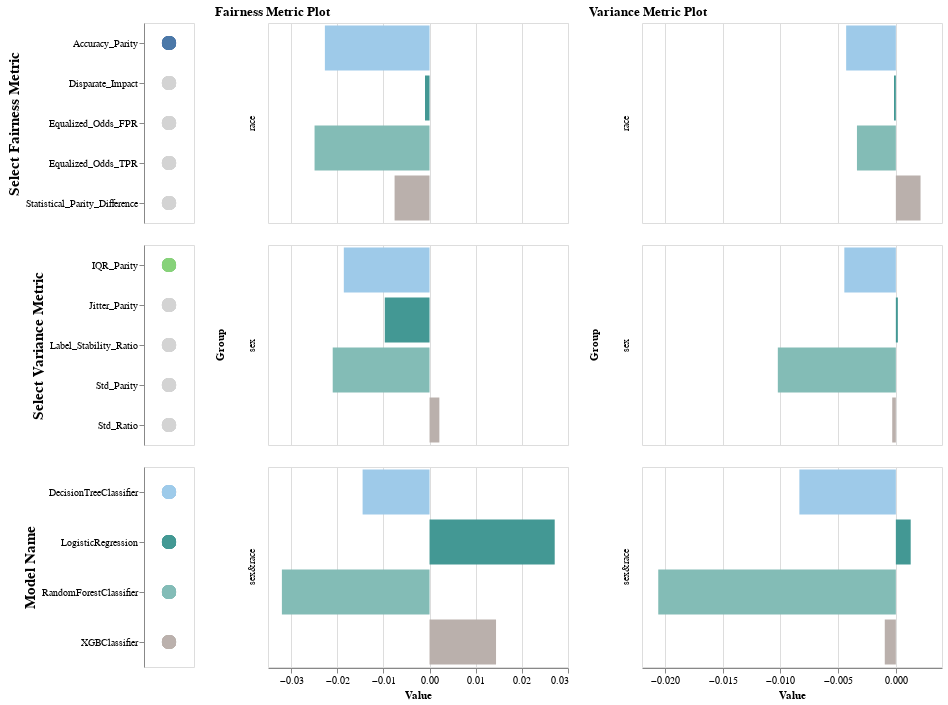

The code cell stored with this chart in its notebook:
### Markdown cell above
Below is an example of an interactive plot. It requires that you run the below cell in Jupyter in the browser or EDAs, which support JavaScript displaying.

You can use this plot to compare any pair of group fairness and stability metrics for all models.

### Code cell
visualizer.create_fairness_variance_interactive_bar_chart()

### Figure 1 — Vega-Lite specification as saved in the notebook (floating-point values rounded to 4 significant figures)
{"config": {"view": {"continuousWidth": 400, "continuousHeight": 300}}, "hconcat": [{"vconcat": [{"data": {"name": "data-b2a54f6b996c4365a97c9aa7f3d8f609"}, "mark": {"type": "circle", "size": 200}, "encoding": {"color": {"condition": {"field": "Metric", "legend": null, "scale": {"scheme": "tableau20"}, "type": "nominal", "selection": "selector001"}, "value": "lightgray"}, "y": {"axis": {"title": "Select Fairness Metric", "titleFontSize": 15}, "field": "Metric", "type": "nominal"}}, "height": 200, "selection": {"selector001": {"type": "single", "fields": ["Metric"], "init": {"Metric": "Accuracy_Parity"}, "empty": "none"}}, "width": 50}, {"data": {"name": "data-80968d3e4233050c4939240d05f40153"}, "mark": {"type": "circle", "size": 200}, "encoding": {"color": {"condition": {"field": "Metric", "legend": null, "scale": {"scheme": "tableau20"}, "type": "nominal", "selection": "selector002"}, "value": "lightgray"}, "y": {"axis": {"title": "Select Variance Metric", "titleFontSize": 15}, "field": "Metric", "type": "nominal"}}, "height": 200, "selection": {"selector002": {"type": "single", "fields": ["Metric"], "init": {"Metric": "IQR_Parity"}, "empty": "none"}}, "width": 50}, {"data": {"name": "data-b2a54f6b996c4365a97c9aa7f3d8f609"}, "mark": {"type": "circle", "size": 200}, "encoding": {"color": {"field": "Model_Name", "scale": {"scheme": "tableau20"}, "type": "nominal"}, "y": {"axis": {"title": "Model Name", "titleFontSize": 15}, "field": "Model_Name", "type": "nominal"}}, "height": 200, "width": 50}]}, {"data": {"name": "data-b2a54f6b996c4365a97c9aa7f3d8f609"}, "mark": "bar", "encoding": {"color": {"field": "Model_Name", "scale": {"scheme": "tableau20"}, "type": "nominal"}, "row": {"field": "Subgroup", "title": "Group", "type": "nominal"}, "x": {"field": "Value", "type": "quantitative"}, "y": {"axis": null, "field": "Model_Name", "type": "nominal"}}, "height": 200, "title": "Fairness Metric Plot", "transform": [{"filter": {"selection": "selector001"}}], "width": 300}, {"data": {"name": "data-80968d3e4233050c4939240d05f40153"}, "mark": "bar", "encoding": {"color": {"field": "Model_Name", "scale": {"scheme": "tableau20"}, "type": "nominal"}, "row": {"field": "Subgroup", "title": "Group", "type": "nominal"}, "x": {"field": "Value", "type": "quantitative"}, "y": {"axis": null, "field": "Model_Name", "type": "nominal"}}, "height": 200, "title": "Variance Metric Plot", "transform": [{"filter": {"selection": "selector002"}}], "width": 300}], "$schema": "https://vega.github.io/schema/vega-lite/v4.17.0.json", "datasets": {"data-b2a54f6b996c4365a97c9aa7f3d8f609": [{"Metric": "Equalized_Odds_TPR", "Model_Name": "DecisionTreeClassifier", "Subgroup": "sex", "Value": 0.09556}, {"Metric": "Equalized_Odds_FPR", "Model_Name": "DecisionTreeClassifier", "Subgroup": "sex", "Value": 0.09687}, {"Metric": "Disparate_Impact", "Model_Name": "DecisionTreeClassifier", "Subgroup": "sex", "Value": 1.021}, {"Metric": "Statistical_Parity_Difference", "Model_Name": "DecisionTreeClassifier", "Subgroup": "sex", "Value": 0.02303}, {"Metric": "Accuracy_Parity", "Model_Name": "DecisionTreeClassifier", "Subgroup": "sex", "Value": -0.01857}, {"Metric": "Equalized_Odds_TPR", "Model_Name": "LogisticRegression", "Subgroup": "sex", "Value": 0.1715}, {"Metric": "Equalized_Odds_FPR", "Model_Name": "LogisticRegression", "Subgroup": "sex", "Value": 0.09947}, {"Metric": "Disparate_Impact", "Model_Name": "LogisticRegression", "Subgroup": "sex", "Value": 1.187}, {"Metric": "Statistical_Parity_Difference", "Model_Name": "LogisticRegression", "Subgroup": "sex", "Value": 0.1544}, {"Metric": "Accuracy_Parity", "Model_Name": "LogisticRegression", "Subgroup": "sex", "Value": -0.009695}, {"Metric": "Equalized_Odds_TPR", "Model_Name": "RandomForestClassifier", "Subgroup": "sex", "Value": 0.08525}, {"Metric": "Equalized_Odds_FPR", "Model_Name": "RandomForestClassifier", "Subgroup": "sex", "Value": 0.07474}, {"Metric": "Disparate_Impact", "Model_Name": "RandomForestClassifier", "Subgroup": "sex", "Value": 1.031}, {"Metric": "Statistical_Parity_Difference", "Model_Name": "RandomForestClassifier", "Subgroup": "sex", "Value": 0.0301}, {"Metric": "Accuracy_Parity", "Model_Name": "RandomForestClassifier", "Subgroup": "sex", "Value": -0.02098}, {"Metric": "Equalized_Odds_TPR", "Model_Name": "XGBClassifier", "Subgroup": "sex", "Value": 0.1602}, {"Metric": "Equalized_Odds_FPR", "Model_Name": "XGBClassifier", "Subgroup": "sex", "Value": 0.07953}, {"Metric": "Disparate_Impact", "Model_Name": "XGBClassifier", "Subgroup": "sex", "Value": 1.126}, {"Metric": "Statistical_Parity_Difference", "Model_Name": "XGBClassifier", "Subgroup": "sex", "Value": 0.113}, {"Metric": "Accuracy_Parity", "Model_Name": "XGBClassifier", "Subgroup": "sex", "Value": 0.002128}, {"Metric": "Equalized_Odds_TPR", "Model_Name": "DecisionTreeClassifier", "Subgroup": "race", "Value": 0.1526}, {"Metric": "Equalized_Odds_FPR", "Model_Name": "DecisionTreeClassifier", "Subgroup": "race", "Value": 0.1585}, {"Metric": "Disparate_Impact", "Model_Name": "DecisionTreeClassifier", "Subgroup": "race", "Value": 1.088}, {"Metric": "Statistical_Parity_Difference", "Model_Name": "DecisionTreeClassifier", "Subgroup": "race", "Value": 0.09401}, {"Metric": "Accuracy_Parity", "Model_Name": "DecisionTreeClassifier", "Subgroup": "race", "Value": -0.02268}, {"Metric": "Equalized_Odds_TPR", "Model_Name": "LogisticRegression", "Subgroup": "race", "Value": 0.2597}, {"Metric": "Equalized_Odds_FPR", "Model_Name": "LogisticRegression", "Subgroup": "race", "Value": 0.1545}, {"Metric": "Disparate_Impact", "Model_Name": "LogisticRegression", "Subgroup": "race", "Value": 1.331}, {"Metric": "Statistical_Parity_Difference", "Model_Name": "LogisticRegression", "Subgroup": "race", "Value": 0.2581}, {"Metric": "Accuracy_Parity", "Model_Name": "LogisticRegression", "Subgroup": "race", "Value": -0.000982}, {"Metric": "Equalized_Odds_TPR", "Model_Name": "RandomForestClassifier", "Subgroup": "race", "Value": 0.1455}, {"Metric": "Equalized_Odds_FPR", "Model_Name": "RandomForestClassifier", "Subgroup": "race", "Value": 0.1294}, {"Metric": "Disparate_Impact", "Model_Name": "RandomForestClassifier", "Subgroup": "race", "Value": 1.12}, {"Metric": "Statistical_Parity_Difference", "Model_Name": "RandomForestClassifier", "Subgroup": "race", "Value": 0.1116}, {"Metric": "Accuracy_Parity", "Model_Name": "RandomForestClassifier", "Subgroup": "race", "Value": -0.02491}, {"Metric": "Equalized_Odds_TPR", "Model_Name": "XGBClassifier", "Subgroup": "race", "Value": 0.1555}, {"Metric": "Equalized_Odds_FPR", "Model_Name": "XGBClassifier", "Subgroup": "race", "Value": 0.1019}, {"Metric": "Disparate_Impact", "Model_Name": "XGBClassifier", "Subgroup": "race", "Value": 1.088}, {"Metric": "Statistical_Parity_Difference", "Model_Name": "XGBClassifier", "Subgroup": "race", "Value": 0.08192}, {"Metric": "Accuracy_Parity", "Model_Name": "XGBClassifier", "Subgroup": "race", "Value": -0.007574}, {"Metric": "Equalized_Odds_TPR", "Model_Name": "DecisionTreeClassifier", "Subgroup": "sex&race", "Value": 0.258}, {"Metric": "Equalized_Odds_FPR", "Model_Name": "DecisionTreeClassifier", "Subgroup": "sex&race", "Value": 0.2166}, {"Metric": "Disparate_Impact", "Model_Name": "DecisionTreeClassifier", "Subgroup": "sex&race", "Value": 1.22}, {"Metric": "Statistical_Parity_Difference", "Model_Name": "DecisionTreeClassifier", "Subgroup": "sex&race", "Value": 0.2072}, {"Metric": "Accuracy_Parity", "Model_Name": "DecisionTreeClassifier", "Subgroup": "sex&race", "Value": -0.0145}, {"Metric": "Equalized_Odds_TPR", "Model_Name": "LogisticRegression", "Subgroup": "sex&race", "Value": 0.4214}, {"Metric": "Equalized_Odds_FPR", "Model_Name": "LogisticRegression", "Subgroup": "sex&race", "Value": 0.2053}, {"Metric": "Disparate_Impact", "Model_Name": "LogisticRegression", "Subgroup": "sex&race", "Value": 1.688}, {"Metric": "Statistical_Parity_Difference", "Model_Name": "LogisticRegression", "Subgroup": "sex&race", "Value": 0.4248}, {"Metric": "Accuracy_Parity", "Model_Name": "LogisticRegression", "Subgroup": "sex&race", "Value": 0.02712}, {"Metric": "Equalized_Odds_TPR", "Model_Name": "RandomForestClassifier", "Subgroup": "sex&race", "Value": 0.1891}, {"Metric": "Equalized_Odds_FPR", "Model_Name": "RandomForestClassifier", "Subgroup": "sex&race", "Value": 0.1713}, {"Metric": "Disparate_Impact", "Model_Name": "RandomForestClassifier", "Subgroup": "sex&race", "Value": 1.175}, {"Metric": "Statistical_Parity_Difference", "Model_Name": "RandomForestClassifier", "Subgroup": "sex&race", "Value": 0.1547}, {"Metric": "Accuracy_Parity", "Model_Name": "RandomForestClassifier", "Subgroup": "sex&race", "Value": -0.03199}, {"Metric": "Equalized_Odds_TPR", "Model_Name": "XGBClassifier", "Subgroup": "sex&race", "Value": 0.2979}, {"Metric": "Equalized_Odds_FPR", "Model_Name": "XGBClassifier", "Subgroup": "sex&race", "Value": 0.1514}, {"Metric": "Disparate_Impact", "Model_Name": "XGBClassifier", "Subgroup": "sex&race", "Value": 1.306}, {"Metric": "Statistical_Parity_Difference", "Model_Name": "XGBClassifier", "Subgroup": "sex&race", "Value": 0.2383}, {"Metric": "Accuracy_Parity", "Model_Name": "XGBClassifier", "Subgroup": "sex&race", "Value": 0.01441}], "data-80968d3e4233050c4939240d05f40153": [{"Metric": "Label_Stability_Ratio", "Model_Name": "DecisionTreeClassifier", "Subgroup": "sex", "Value": 1.056}, {"Metric": "IQR_Parity", "Model_Name": "DecisionTreeClassifier", "Subgroup": "sex", "Value": -0.004465}, {"Metric": "Std_Parity", "Model_Name": "DecisionTreeClassifier", "Subgroup": "sex", "Value": -0.004714}, {"Metric": "Std_Ratio", "Model_Name": "DecisionTreeClassifier", "Subgroup": "sex", "Value": 0.9393}, {"Metric": "Jitter_Parity", "Model_Name": "DecisionTreeClassifier", "Subgroup": "sex", "Value": -0.02338}, {"Metric": "Label_Stability_Ratio", "Model_Name": "LogisticRegression", "Subgroup": "sex", "Value": 1.032}, {"Metric": "IQR_Parity", "Model_Name": "LogisticRegression", "Subgroup": "sex", "Value": 0.0001736}, {"Metric": "Std_Parity", "Model_Name": "LogisticRegression", "Subgroup": "sex", "Value": 0.0003719}, {"Metric": "Std_Ratio", "Model_Name": "LogisticRegression", "Subgroup": "sex", "Value": 1.017}, {"Metric": "Jitter_Parity", "Model_Name": "LogisticRegression", "Subgroup": "sex", "Value": -0.01976}, {"Metric": "Label_Stability_Ratio", "Model_Name": "RandomForestClassifier", "Subgroup": "sex", "Value": 1.07}, {"Metric": "IQR_Parity", "Model_Name": "RandomForestClassifier", "Subgroup": "sex", "Value": -0.01023}, {"Metric": "Std_Parity", "Model_Name": "RandomForestClassifier", "Subgroup": "sex", "Value": -0.007499}, {"Metric": "Std_Ratio", "Model_Name": "RandomForestClassifier", "Subgroup": "sex", "Value": 0.8993}, {"Metric": "Jitter_Parity", "Model_Name": "RandomForestClassifier", "Subgroup": "sex", "Value": -0.03245}, {"Metric": "Label_Stability_Ratio", "Model_Name": "XGBClassifier", "Subgroup": "sex", "Value": 1.077}, {"Metric": "IQR_Parity", "Model_Name": "XGBClassifier", "Subgroup": "sex", "Value": -0.0003143}, {"Metric": "Std_Parity", "Model_Name": "XGBClassifier", "Subgroup": "sex", "Value": 8.129e-06}, {"Metric": "Std_Ratio", "Model_Name": "XGBClassifier", "Subgroup": "sex", "Value": 1.0}, {"Metric": "Jitter_Parity", "Model_Name": "XGBClassifier", "Subgroup": "sex", "Value": -0.04227}, {"Metric": "Label_Stability_Ratio", "Model_Name": "DecisionTreeClassifier", "Subgroup": "race", "Value": 0.9653}, {"Metric": "IQR_Parity", "Model_Name": "DecisionTreeClassifier", "Subgroup": "race", "Value": -0.004307}, {"Metric": "Std_Parity", "Model_Name": "DecisionTreeClassifier", "Subgroup": "race", "Value": 0.001586}, {"Metric": "Std_Ratio", "Model_Name": "DecisionTreeClassifier", "Subgroup": "race", "Value": 1.022}, {"Metric": "Jitter_Parity", "Model_Name": "DecisionTreeClassifier", "Subgroup": "race", "Value": 0.01741}, {"Metric": "Label_Stability_Ratio", "Model_Name": "LogisticRegression", "Subgroup": "race", "Value": 0.9966}, {"Metric": "IQR_Parity", "Model_Name": "LogisticRegression", "Subgroup": "race", "Value": -0.0001617}, {"Metric": "Std_Parity", "Model_Name": "LogisticRegression", "Subgroup": "race", "Value": -0.0001894}, {"Metric": "Std_Ratio", "Model_Name": "LogisticRegression", "Subgroup": "race", "Value": 0.9917}, {"Metric": "Jitter_Parity", "Model_Name": "LogisticRegression", "Subgroup": "race", "Value": 0.00207}, {"Metric": "Label_Stability_Ratio", "Model_Name": "RandomForestClassifier", "Subgroup": "race", "Value": 1.021}, {"Metric": "IQR_Parity", "Model_Name": "RandomForestClassifier", "Subgroup": "race", "Value": -0.003371}, {"Metric": "Std_Parity", "Model_Name": "RandomForestClassifier", "Subgroup": "race", "Value": -0.002455}, {"Metric": "Std_Ratio", "Model_Name": "RandomForestClassifier", "Subgroup": "race", "Value": 0.9649}, {"Metric": "Jitter_Parity", "Model_Name": "RandomForestClassifier", "Subgroup": "race", "Value": -0.006791}, {"Metric": "Label_Stability_Ratio", "Model_Name": "XGBClassifier", "Subgroup": "race", "Value": 1.013}, {"Metric": "IQR_Parity", "Model_Name": "XGBClassifier", "Subgroup": "race", "Value": 0.002141}, {"Metric": "Std_Parity", "Model_Name": "XGBClassifier", "Subgroup": "race", "Value": 0.002305}, {"Metric": "Std_Ratio", "Model_Name": "XGBClassifier", "Subgroup": "race", "Value": 1.051}, {"Metric": "Jitter_Parity", "Model_Name": "XGBClassifier", "Subgroup": "race", "Value": -0.00622}, {"Metric": "Label_Stability_Ratio", "Model_Name": "DecisionTreeClassifier", "Subgroup": "sex&race", "Value": 1.025}, {"Metric": "IQR_Parity", "Model_Name": "DecisionTreeClassifier", "Subgroup": "sex&race", "Value": -0.008361}, {"Metric": "Std_Parity", "Model_Name": "DecisionTreeClassifier", "Subgroup": "sex&race", "Value": -0.004112}, {"Metric": "Std_Ratio", "Model_Name": "DecisionTreeClassifier", "Subgroup": "sex&race", "Value": 0.9473}, {"Metric": "Jitter_Parity", "Model_Name": "DecisionTreeClassifier", "Subgroup": "sex&race", "Value": -0.009636}, {"Metric": "Label_Stability_Ratio", "Model_Name": "LogisticRegression", "Subgroup": "sex&race", "Value": 1.018}, {"Metric": "IQR_Parity", "Model_Name": "LogisticRegression", "Subgroup": "sex&race", "Value": 0.001288}, {"Metric": "Std_Parity", "Model_Name": "LogisticRegression", "Subgroup": "sex&race", "Value": 0.0006937}, {"Metric": "Std_Ratio", "Model_Name": "LogisticRegression", "Subgroup": "sex&race", "Value": 1.032}, {"Metric": "Jitter_Parity", "Model_Name": "LogisticRegression", "Subgroup": "sex&race", "Value": -0.01141}, {"Metric": "Label_Stability_Ratio", "Model_Name": "RandomForestClassifier", "Subgroup": "sex&race", "Value": 1.136}, {"Metric": "IQR_Parity", "Model_Name": "RandomForestClassifier", "Subgroup": "sex&race", "Value": -0.02059}, {"Metric": "Std_Parity", "Model_Name": "RandomForestClassifier", "Subgroup": "sex&race", "Value": -0.01457}, {"Metric": "Std_Ratio", "Model_Name": "RandomForestClassifier", "Subgroup": "sex&race", "Value": 0.8224}, {"Metric": "Jitter_Parity", "Model_Name": "RandomForestClassifier", "Subgroup": "sex&race", "Value": -0.05381}, {"Metric": "Label_Stability_Ratio", "Model_Name": "XGBClassifier", "Subgroup": "sex&race", "Value": 1.104}, {"Metric": "IQR_Parity", "Model_Name": "XGBClassifier", "Subgroup": "sex&race", "Value": -0.0009602}, {"Metric": "Std_Parity", "Model_Name": "XGBClassifier", "Subgroup": "sex&race", "Value": 0.0003093}, {"Metric": "Std_Ratio", "Model_Name": "XGBClassifier", "Subgroup": "sex&race", "Value": 1.006}, {"Metric": "Jitter_Parity", "Model_Name": "XGBClassifier", "Subgroup": "sex&race", "Value": -0.05588}]}}
